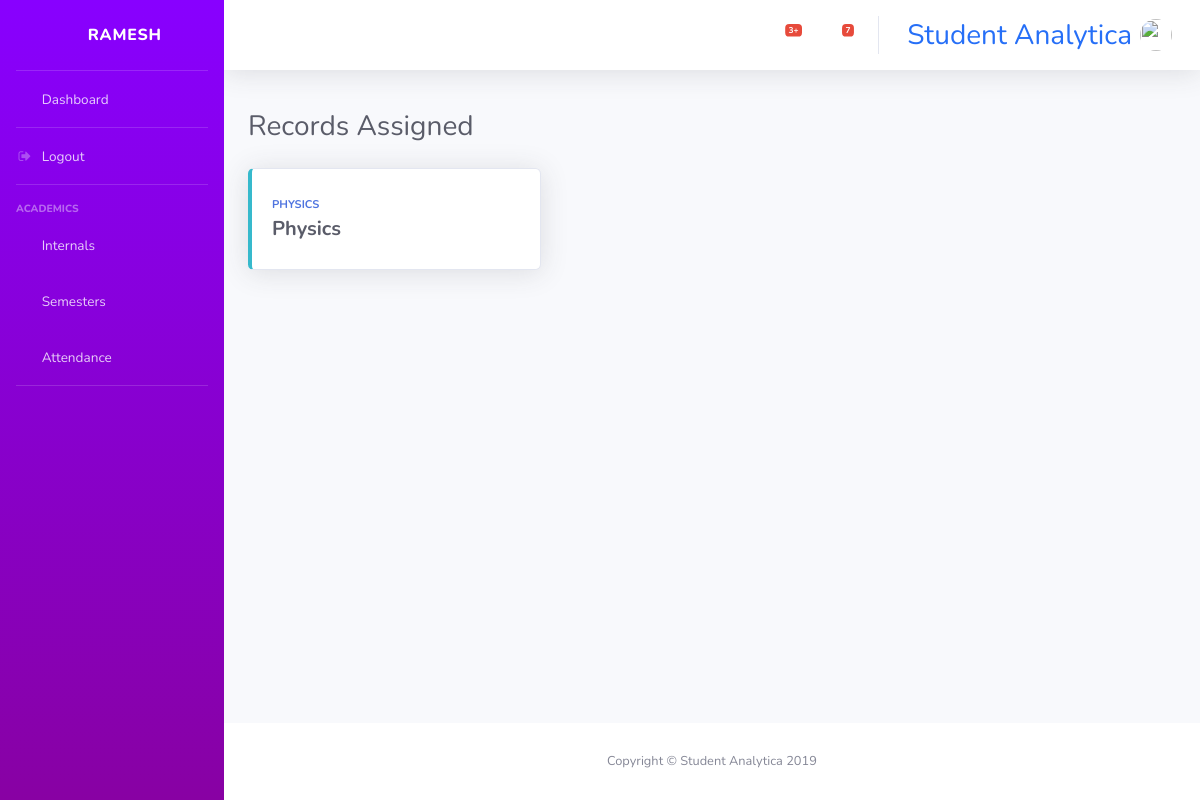
The app's page /semester/assigned_semesters/ (signed in) with its own data.
### users/models.py (models this page shows, shortened)
class User(AbstractUser):
    user_type = models.CharField(max_length=20, choices=c.USER_TYPE)
    department = models.CharField(max_length=20, choices=c.DEPT)
    email = models.EmailField()
    date_of_birth = models.DateField(blank=True, null=True)
    age = models.IntegerField(blank=True, null=True)

### console/models.py (models this page shows, shortened)
class SemAssign(models.Model):
    staff = models.ForeignKey(User, on_delete=models.DO_NOTHING)
    semester = models.ForeignKey(Subject, on_delete=models.DO_NOTHING, default=1)
    department = models.CharField(max_length=5, choices=c.DEPT, default='MECH')

class Subject(models.Model):
    subname = models.CharField(max_length=100)
    subcode = models.CharField(max_length=7, unique=True)
    subcred = models.CharField(max_length=2, choices=c.CRED, default='1')
    sem = models.CharField(max_length=1, choices=c.SEM, default='1')
    def __str__(self):
        return self.subname

### console/views/semesters.py (the view)
def assigned_semesters(request):
    if request.user.user_type == "ADMIN" or request.user.user_type == "" or request.user.user_type == "STAFF" or request.user.user_type == "HOD":
        context={
            'classes': SemAssign.objects.filter(staff__username=request.user.username)
        }
        return render(request, 'console/semesters/assigned_semester.html', context)
    elif request.user.user_type == "STUDENT" or request.user.user_type == "REPRESENTATIVE":
        return redirect('semesters')

### console/templates/console/semesters/assigned_semester.html
{% extends "base.html" %}
{% block content %}
<br>
<div class="d-sm-flex align-items-center justify-content-between mb-4">
<h1 class="h3 mb-0 text-gray-800">Records Assigned</h1>
</div>
<div class="row">
{% for class in classes %}
<div class="col-xl-4 col-md-6 mb-4">
    <a href="{% url 'semesters' %}?subject-query={{class.semester.subcode}}" style="text-decoration: none;">
        <div class="card border-left-info shadow h-100 py-2">
            <div class="card-body">
                <div class="row no-gutters align-items-center">
                    <div class="col mr-2">
                        <div class="text-xs font-weight-bold text-primary text-uppercase mb-1">{{class.semester}}</div>
                        <div class="h5 mb-0 font-weight-bold text-gray-800">{{class.semester}}</div>
                    </div>
                    <div class="col-auto">
                        <i class="fas fa-book-reader fa-2x text-gray-300"></i>
                    </div>
                </div>
            </div>
        </div>
    </a>
</div>
{% endfor %}
</div>
{% endblock content %}

### console/templates/base.html (shortened to what this page needs)
{% load static %}
<!DOCTYPE html>
<html lang="en">
<head>
  <link href="{% static 'vendor/fontawesome-free/css/all.min.css' %}" rel="stylesheet" type="text/css">
  <link rel="stylesheet" href="https://cdnjs.cloudflare.com/ajax/libs/font-awesome/4.7.0/css/font-awesome.min.css">
  <link href="{% static 'css/sb-admin-2.min.css' %}" rel="stylesheet">
<link rel="stylesheet"
    href="https://cdnjs.cloudflare.com/ajax/libs/tempusdominus-bootstrap-4/5.1.2/css/tempusdominus-bootstrap-4.min.css"
 />
</head>
<body id="page-top">
  <div id="wrapper">
    <ul class="navbar-nav sidebar sidebar-dark accordion" id="accordionSidebar" style="background: rgb(135, 1, 161); background: linear-gradient(360deg, rgb(136, 1, 163) 0%, rgba(136,0,255,1) 100%, rgba(102,0,255,1) 100%);">
      <a class="sidebar-brand d-flex align-items-center justify-content-center" href="">
        <div class="sidebar-brand-icon rotate-n-15">
          <i class="fas fa-laugh-wink"></i>
        </div>
        <div class="sidebar-brand-text mx-3">{{user.username}}</div>
      </a>
      <hr class="sidebar-divider my-0">
      <li class="nav-item">
        <a class="nav-link" href="{% url 'home' %}">
          <i class="fas fa-fw fa-tachometer-alt"></i>
          <span>Dashboard</span>
        </a>
      </li>
      <hr class="sidebar-divider my-0">
      <li class="nav-item">
        <a class="nav-link" href="{% url 'logout' %}">
          <i class="fa fa-fw fa-sign-out"></i>
          <span>Logout</span>
        </a>
      </li>
      <hr class="sidebar-divider">
      <div class="sidebar-heading">
        Academics
      </div>
      <li class="nav-item">
        <a class="nav-link collapsed" href="{% url 'assigned_class' %}">
          <i class="fas fa-fw fa-file-alt"></i>
          <span>Internals</span>
        </a>
      </li>
      <li class="nav-item">
        <a class="nav-link" href="{% url 'assigned_sem' %}">
          <i class="far fa-fw fa-copy"></i>
          <span>Semesters</span></a>
      </li>
      <li class="nav-item">
        <a class="nav-link" href="#">
          <i class="fas fa-fw fa-chart-area"></i>
          <span>Attendance</span></a>
      </li>
      <hr class="sidebar-divider d-none d-md-block">
    </ul>
    <div id="content-wrapper" class="d-flex flex-column">
      <div id="content">
        <nav class="navbar navbar-expand navbar-light bg-white topbar mb-3 static-top shadow">
          <ul class="navbar-nav ml-auto">
            <li class="nav-item dropdown no-arrow mx-1">
              <a class="nav-link dropdown-toggle" href="#" id="alertsDropdown" role="button" data-toggle="dropdown" aria-haspopup="true" aria-expanded="false">
                <i class="fas fa-bell fa-fw"></i>
                <span class="badge badge-danger badge-counter">3+</span>
              </a>
            </li>
            <li class="nav-item dropdown no-arrow mx-1">
              <a class="nav-link dropdown-toggle" href="#" id="messagesDropdown" role="button" data-toggle="dropdown" aria-haspopup="true" aria-expanded="false">
                <i class="fas fa-envelope fa-fw"></i>
                <span class="badge badge-danger badge-counter">7</span>
              </a>
            </li>
            <li class="nav-item">
              <a class="nav-link">
                <h3 class="mr-2 d-none d-lg-inline active" style="color: rgb(38, 111, 247); padding-top:10px">Student Analytica</h3>
                <img class="img-profile rounded-circle" src="{% static '{{user.profile.image}}' %}">
              </a>
            </li>
          </ul>
        </nav>
        <div class="container-fluid">
            {% block content %}
            {% endblock content %}
        </div>
      </div>
      <footer class="sticky-footer bg-white">
        <div class="container my-auto">
          <div class="copyright text-center my-auto">
            <span>Copyright &copy; Student Analytica 2019</span>
          </div>
        </div>
      </footer>
    </div>
  </div>
</body>
</html>

### records on screen
User: username "RAMESH"
SemAssign: semester "PHYSICS", semester "Physics"
